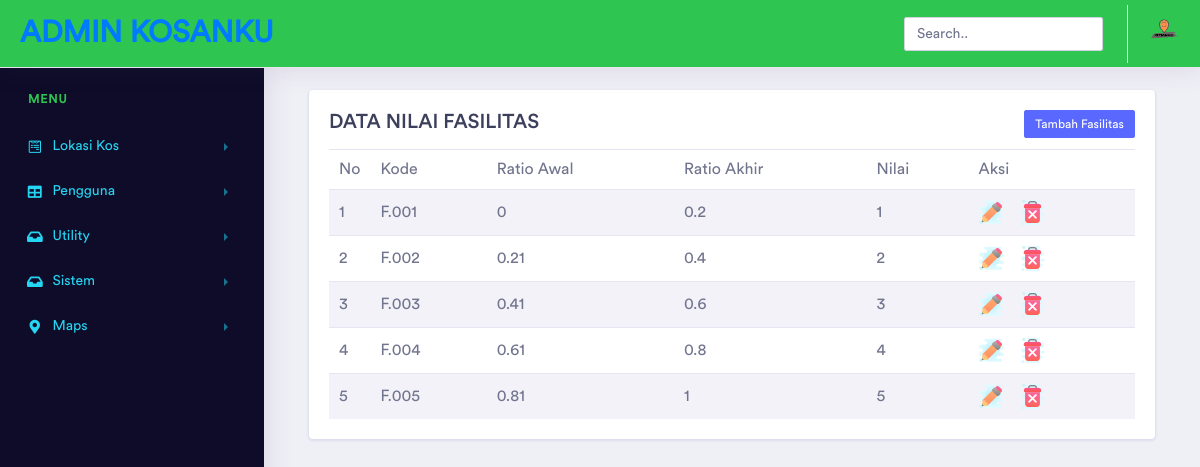
Screenshot of /pages/media.php?module=data-fasilitas (signed in) with the database file from the repository.
### tables this page shows
CREATE TABLE `fasilitas` (
  `id_fas` varchar(5) NOT NULL,
  `fas_m` double NOT NULL,
  `fas_s` double NOT NULL,
  `fas_nilai` int(2) NOT NULL
);

### pages/modul/mod_fasilitas/fasilitas.php (the view, shortened to what this page needs)
<?php
 if (empty($_SESSION['username']) AND empty($_SESSION['passuser'])){
  echo "<link href='style.css' rel='stylesheet' type='text/css'>
 <center>Untuk mengakses modul, Anda harus login <br>";
  echo "<a href=../../index.php><b>LOGIN</b></a></center>";
}
else{
$aksi="modul/mod_fasilitas/aksi_fasilitas.php";
switch($_GET[act]){
  default:
    if ($_SESSION[leveluser]=='admin'){
      $tampil = mysql_query("SELECT * FROM fasilitas ORDER BY id_fas");
    }
    echo "
    <div class='col-xl-16 col-lg-16 col-md-12 col-sm-12 col-12'>
      <div class='card'>
        <div class='card-body'>
        <div class='row'>
          <div class='col-sm-6'>
              <h3>DATA NILAI FASILITAS</h3>
          </div>
          <div class='col-sm-6 text-right'>
              <input type=button value='Tambah Fasilitas' class='btn btn-primary btn-xs' onclick=\"window.location.href='?module=data-fasilitas&act=tambahfasilitas';\">
          </div>
        </div>
            <div class='table-responsive '>
              <table class='table table-striped'><thead>
                    <tr>
                    <td class='left'>No</td>
                    <td class='left'>Kode</td>
                    <td class='left'>Ratio Awal</td>
                    <td class='left'>Ratio Akhir</td>
                    <td class='left'>Nilai</td>
                    <td class='center'>Aksi</td>
                    </tr></thead> ";
                    $no=1;
                    while ($r=mysql_fetch_array($tampil)){
                       echo "<tr><td class='left' width='25'>$no</td>
                             <td class='left'>$r[id_fas]</td>
                             <td class='left'>$r[fas_m]</td>
                             <td class='left'>$r[fas_s]</td>
                		         <td class='left'>$r[fas_nilai]</td>
                		         <td class='left'>
                                <a href=?module=data-fasilitas&act=editfasilitas&id=$r[id_fas]>
                                    <img src='../img/edit.png' border='0' title='edit' />
                                </a>
                                &nbsp;&nbsp;
                                <a href=javascript:confirmHold('$aksi?module=data-fasilitas&act=hapus&id=$r[id_fas]')>
                                    <img src='../img/del.png' border='0' title='hapus' />
                                </a>
                             </td>
                             </tr>";
                      $no++;
                    }
        echo "</table>
         </div>
        </div>
      </div>
    </div>";
break;
}
}
?>

### rows the page displays
fasilitas: id_fas "F.001", fas_m "0", fas_s "0.2", fas_nilai "1"
fasilitas: id_fas "F.002", fas_m "0.21", fas_s "0.4", fas_nilai "2"
fasilitas: id_fas "F.003", fas_m "0.41", fas_s "0.6", fas_nilai "3"
fasilitas: id_fas "F.004", fas_m "0.61", fas_s "0.8", fas_nilai "4"
fasilitas: id_fas "F.005", fas_m "0.81", fas_s "1", fas_nilai "5"
